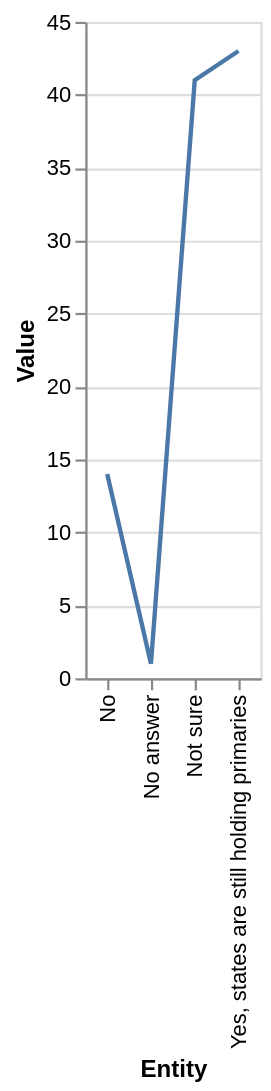

This figure's Vega-Lite source:
### Vega-Lite specification from a JSON file in a GitHub repository (floating-point values rounded to 4 significant figures)
{"$schema": "https://vega.github.io/schema/vega-lite/v5.json", "description": "Line chart auto-generated from CSV", "data": {"values": [{"Entity": "Yes, states are still holding primaries", "Value": "43"}, {"Entity": "No answer", "Value": "1"}, {"Entity": "Not sure", "Value": "41"}, {"Entity": "No", "Value": "14"}]}, "mark": "line", "encoding": {"x": {"field": "Entity", "type": "ordinal"}, "y": {"field": "Value", "type": "quantitative"}}}
